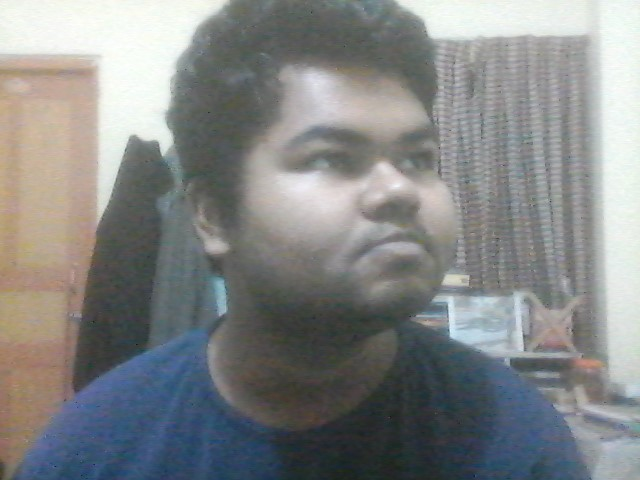
#> input picture performance analysis for paper/angled.jpg, 640 x 480 px
$ python haar.py
#> lines starting #> are read from the running program, lines starting #| are printed output that depends on the picture; after the words box and inside, x2 and y2 are one past the last pixel; in counts of white or black regions, pixels touching at a corner belong together
import cv2
import numpy as np

face_cascade=cv2.CascadeClassifier('Cascades/haarcascade_frontalface_default.xml')

eye_cascade=cv2.CascadeClassifier('Cascades/haarcascade_eye.xml')


img=cv2.imread('angled.jpg',cv2.IMREAD_COLOR)
#> img is the input picture: shape (480, 640, 3); mean B, G, R 134.4, 134.6, 132.1

gray=cv2.cvtColor(img,cv2.COLOR_BGR2GRAY)
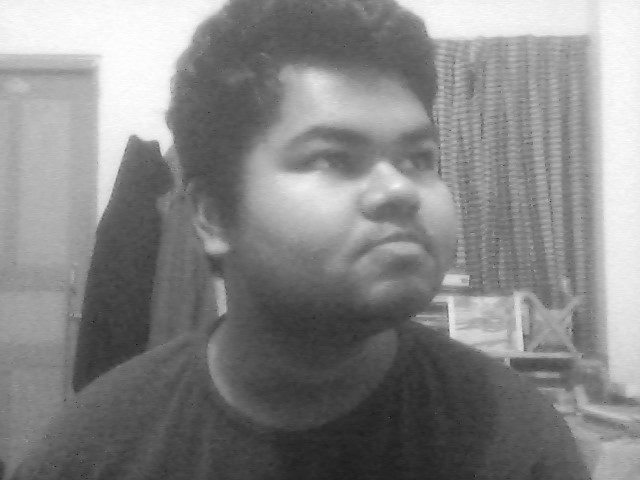
#> gray: shape (480, 640); min 21, max 254, mean 133.8

faces=face_cascade.detectMultiScale(gray,scaleFactor=1.3,minNeighbors=3,minSize=(80, 80),flags=0)
#> faces = [[264, 60, 240, 240]]

for (x,y,w,h) in faces:
	cv2.rectangle(img,(x,y),(x+w,y+h),(255,0,0),2)
	roi_gray=gray[y:y+h,x:x+w]
	roi_color=img[y:y+h,x:x+w]
#> this loop made 1 pass
#> pass 1, `roi_gray=gray[y:y+h,x:x+w]`:
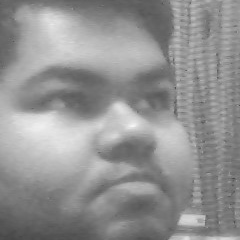
#> roi_gray: shape (240, 240); min 70, max 246, mean 146.1
#> pass 1, `roi_color=img[y:y+h,x:x+w]`:
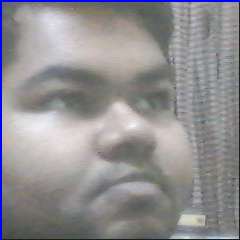
#> roi_color: shape (240, 240, 3); mean B, G, R 147, 142.7, 144.5
#> after the loop:
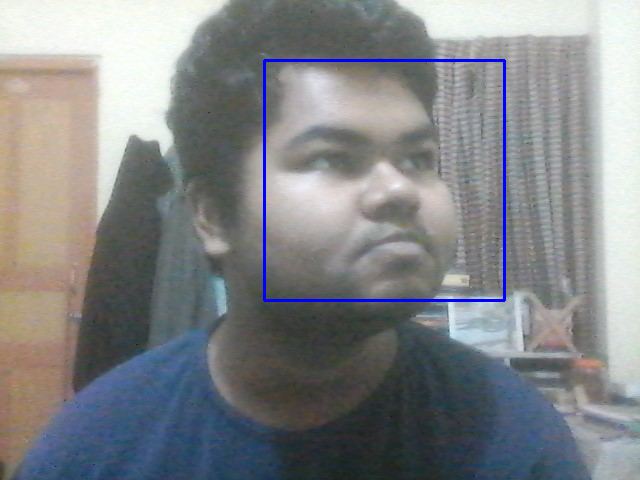
#> img: shape (480, 640, 3); 0.94% of pixels changed, all inside (x1, y1, x2, y2) = (263, 59, 506, 302)

cv2.putText(img, "Face not detected", (25, 50),cv2.FONT_HERSHEY_SIMPLEX, .7, (66, 134, 244), 2)
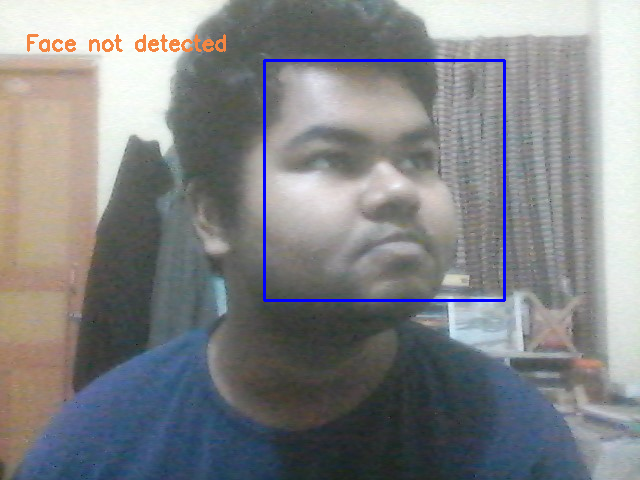
#> img: shape (480, 640, 3); 0.44% of pixels changed, all inside (x1, y1, x2, y2) = (27, 34, 226, 52)

cv2.imwrite("haar_perform1.jpg",img)
cv2.imshow('img',img)
cv2.waitKey()

$ run again, with performance analysis for paper/dlib_perform.jpg copied over performance analysis for paper/angled.jpg
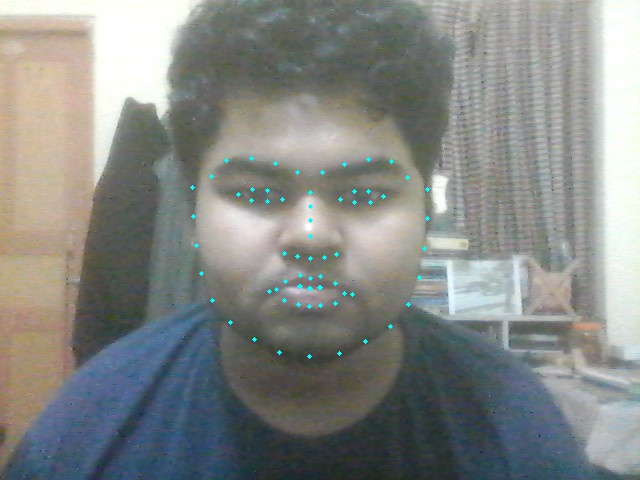
#> input picture performance analysis for paper/dlib_perform.jpg, 640 x 480 px
#> img is the input picture: shape (480, 640, 3); mean B, G, R 133.5, 136.4, 133.2
#> `gray=cv2.cvtColor(img,cv2.COLOR_BGR2GRAY)`:
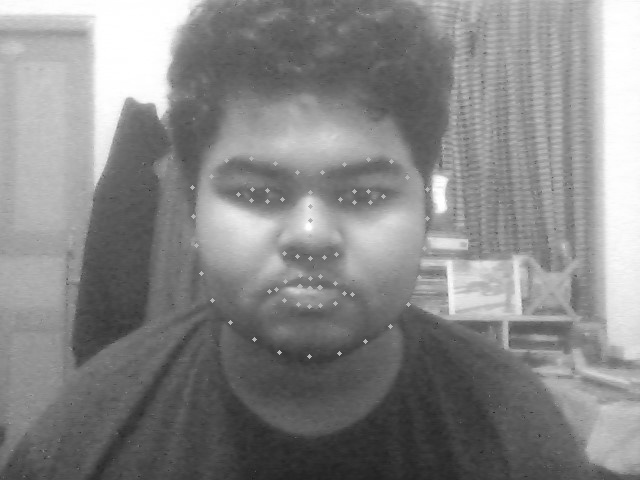
#> gray: shape (480, 640); min 30, max 255, mean 135.2
#> faces = [[171, 83, 277, 277]]
#> the loop `for (x,y,w,h) in faces:` made 1 pass
#> `cv2.putText(img, "Face not detected", (25, 50),cv2.FONT_HERSHEY_SIMPLE..`:
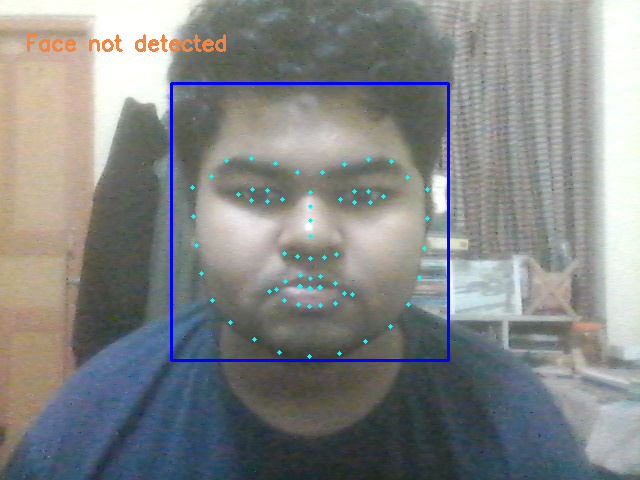
#> img: shape (480, 640, 3); mean B, G, R 134.5, 135, 132.3
